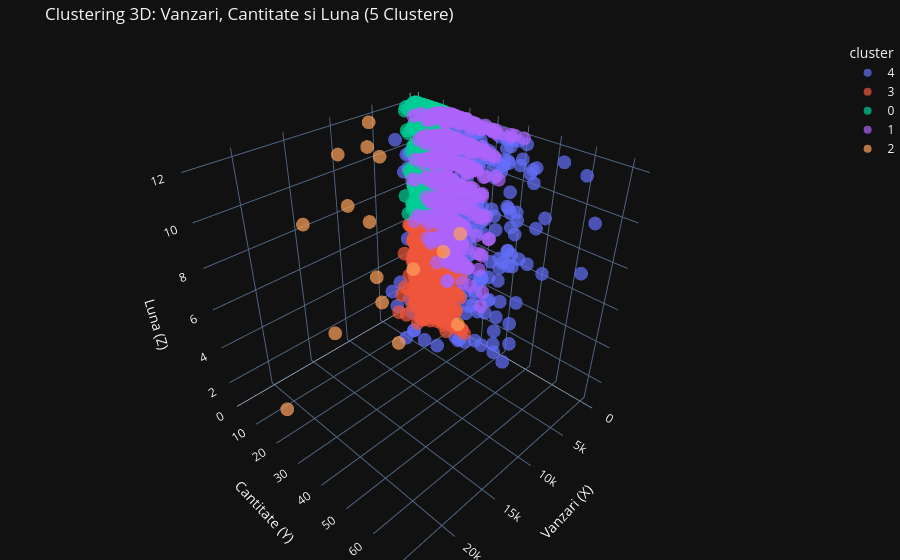

Notebook code for this chart:
### Code cell
customer_monthly_data = df.groupby(['customer_id', 'order_month']).agg({
    'discount': 'sum',
    'quantity': 'sum',
    'sales': 'sum',
    'sub-category': 'first',
    'segment': 'first',
}).reset_index()

le = LabelEncoder()
customer_monthly_data['sub-category-enc'] = le.fit_transform(customer_monthly_data['segment'].astype(str))

features_list = ['sales', 'quantity', 'order_month']
X = customer_monthly_data[features_list]

scaler = StandardScaler()
scaled_features = scaler.fit_transform(X)

n_clusters = 5
kmeans = KMeans(n_clusters=n_clusters, random_state=42, n_init=10)
customer_monthly_data['cluster'] = kmeans.fit_predict(scaled_features).astype(str)

fig = px.scatter_3d(
    customer_monthly_data,
    x='sales',
    y='quantity', # Folosim quantity pe Y pentru vizualizare, chiar daca nu e in clustering
    z='order_month',
    color='cluster',
    opacity=0.7,
    title=f'Clustering 3D: Vanzari, Cantitate si Luna ({n_clusters} Clustere)',
    labels={
        'sales': 'Vanzari',
        'quantity': 'Cantitate',
        'order_month': 'Luna'
    },
    hover_data=['customer_id', 'sub-category']
)

fig.update_layout(
    scene=dict(
        xaxis_title='Vanzari (X)',
        yaxis_title='Cantitate (Y)',
        zaxis_title='Luna (Z)'
    ),
    margin=dict(l=0, r=0, b=0, t=40)
)

fig.show()

print(f"Media indicatorilor pe cele {n_clusters} clustere:")
print(customer_monthly_data.groupby('cluster')[['sales', 'quantity', 'order_month']].mean())

### Figure 1 — Plotly figure (JSON) as saved in the notebook; plotly's stock layout.template omitted (floating-point values rounded to 4 significant figures; data arrays with more than 128 entries replaced by an {"elided": "..."} marker saying what was removed)
{"data": [{"customdata": {"elided": "225x2 str values"}, "hovertemplate": "cluster=4<br>Vanzari=%{x}<br>Cantitate=%{y}<br>Luna=%{z}<br>customer_id=%{customdata[0]}<br>sub-category=%{customdata[1]}<extra></extra>", "legendgroup": "4", "marker": {"color": "#636efa", "opacity": 0.7, "symbol": "circle"}, "mode": "markers", "name": "4", "scene": "scene", "showlegend": true, "x": {"elided": "225 float values"}, "y": {"elided": "225 int values"}, "z": {"elided": "225 int values"}, "type": "scatter3d"}, {"customdata": {"elided": "1314x2 str values"}, "hovertemplate": "cluster=3<br>Vanzari=%{x}<br>Cantitate=%{y}<br>Luna=%{z}<br>customer_id=%{customdata[0]}<br>sub-category=%{customdata[1]}<extra></extra>", "legendgroup": "3", "marker": {"color": "#EF553B", "opacity": 0.7, "symbol": "circle"}, "mode": "markers", "name": "3", "scene": "scene", "showlegend": true, "x": {"elided": "1314 float values"}, "y": {"elided": "1314 int values"}, "z": {"elided": "1314 int values"}, "type": "scatter3d"}, {"customdata": {"elided": "1531x2 str values"}, "hovertemplate": "cluster=0<br>Vanzari=%{x}<br>Cantitate=%{y}<br>Luna=%{z}<br>customer_id=%{customdata[0]}<br>sub-category=%{customdata[1]}<extra></extra>", "legendgroup": "0", "marker": {"color": "#00cc96", "opacity": 0.7, "symbol": "circle"}, "mode": "markers", "name": "0", "scene": "scene", "showlegend": true, "x": {"elided": "1531 float values"}, "y": {"elided": "1531 int values"}, "z": {"elided": "1531 int values"}, "type": "scatter3d"}, {"customdata": {"elided": "662x2 str values"}, "hovertemplate": "cluster=1<br>Vanzari=%{x}<br>Cantitate=%{y}<br>Luna=%{z}<br>customer_id=%{customdata[0]}<br>sub-category=%{customdata[1]}<extra></extra>", "legendgroup": "1", "marker": {"color": "#ab63fa", "opacity": 0.7, "symbol": "circle"}, "mode": "markers", "name": "1", "scene": "scene", "showlegend": true, "x": {"elided": "662 float values"}, "y": {"elided": "662 int values"}, "z": {"elided": "662 int values"}, "type": "scatter3d"}, {"customdata": [["AB-10105", "Labels"], ["BM-11140", "Art"], ["BS-11365", "Machines"], ["CC-12370", "Copiers"], ["CJ-12010", "Binders"], ["GT-14635", "Machines"], ["HL-15040", "Copiers"], ["KL-16645", "Storage"], ["PF-19120", "Storage"], ["RB-19360", "Storage"], ["SC-20095", "Paper"], ["SE-20110", "Machines"], ["SM-20320", "Machines"], ["TA-21385", "Copiers"], ["TB-21400", "Machines"], ["TC-20980", "Storage"]], "hovertemplate": "cluster=2<br>Vanzari=%{x}<br>Cantitate=%{y}<br>Luna=%{z}<br>customer_id=%{customdata[0]}<br>sub-category=%{customdata[1]}<extra></extra>", "legendgroup": "2", "marker": {"color": "#FFA15A", "opacity": 0.7, "symbol": "circle"}, "mode": "markers", "name": "2", "scene": "scene", "showlegend": true, "x": [11000.0, 10820.0, 9135.0, 8539.0, 8576.0, 8193.0, 10500.0, 9630.0, 7678.0, 14050.0, 11690.0, 8805.0, 23660.0, 13720.0, 7000.0, 18340.0], "y": [17, 43, 14, 10, 43, 12, 3, 29, 40, 9, 19, 20, 25, 18, 4, 18], "z": [12, 9, 4, 5, 5, 11, 11, 7, 9, 3, 9, 2, 3, 10, 12, 10], "type": "scatter3d"}], "layout": {"scene": {"domain": {"x": [0.0, 1.0], "y": [0.0, 1.0]}, "xaxis": {"title": {"text": "Vanzari (X)"}}, "yaxis": {"title": {"text": "Cantitate (Y)"}}, "zaxis": {"title": {"text": "Luna (Z)"}}}, "legend": {"title": {"text": "cluster"}, "tracegroupgap": 0}, "title": {"text": "Clustering 3D: Vanzari, Cantitate si Luna (5 Clustere)"}, "margin": {"l": 0, "r": 0, "b": 0, "t": 40}}}
